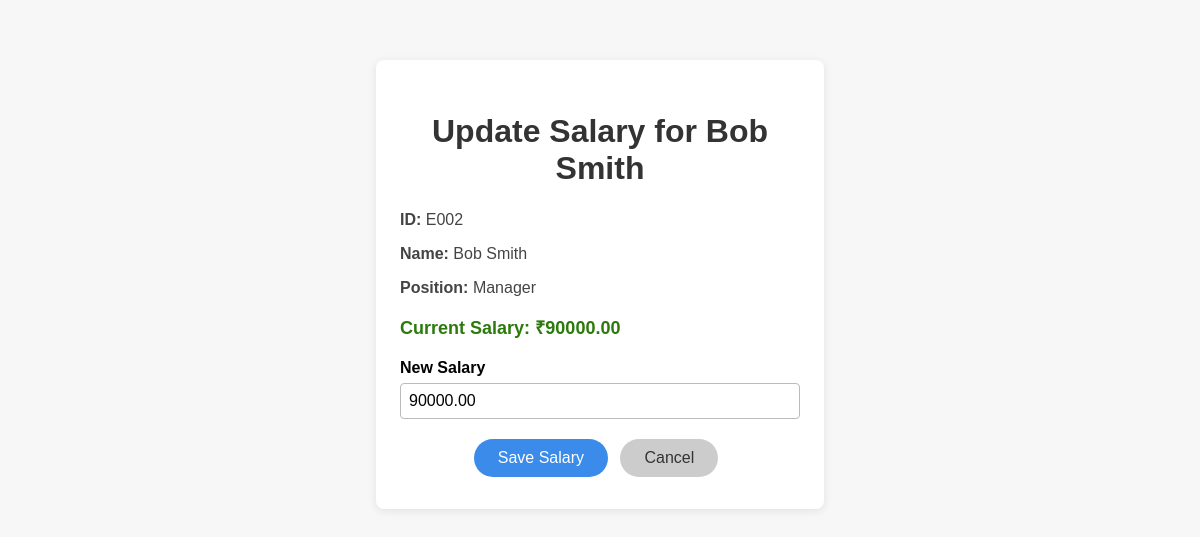
/employees/salary/2/, run on an earlier commit of the app's database.
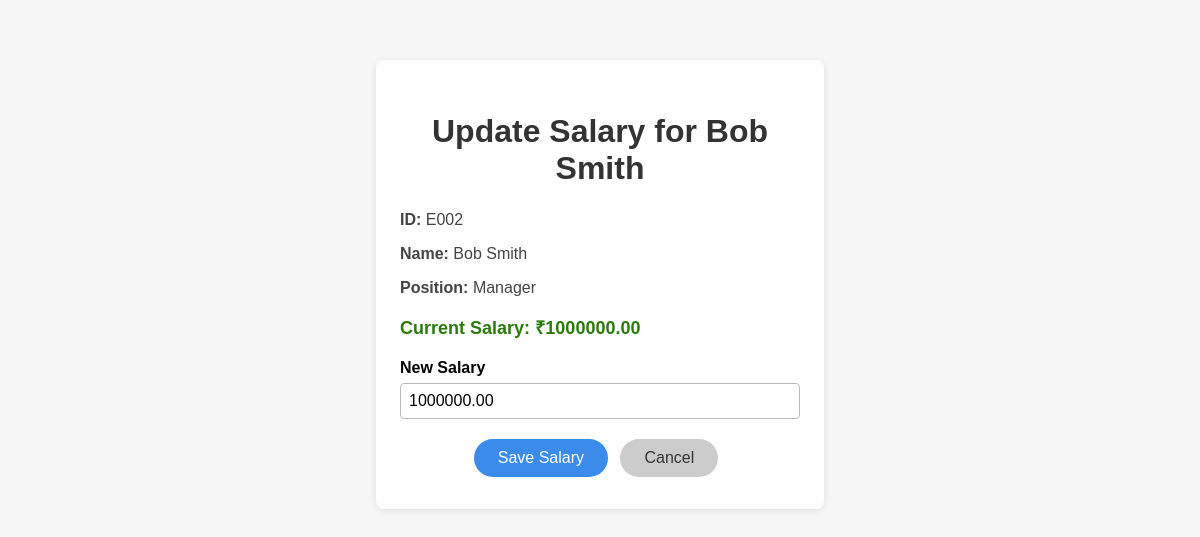
And on a later commit of the database.
### employees/models.py (models this page shows, shortened)
class Employee(models.Model):
    eid = models.CharField(max_length=10, unique=True)
    name = models.CharField(max_length=100)
    position = models.CharField(max_length=50)
    salary = models.DecimalField(max_digits=10, decimal_places=2)
    is_new = models.BooleanField(default=True)

### employees/views.py (the view)
# urls.py: path('salary/<int:pk>/', employee_salary_update_html, name='employee-salary-update-html'),
def employee_salary_update_html(request, pk):
    employee = get_object_or_404(Employee, pk=pk)
    class SalaryForm(forms.ModelForm):
        class Meta:
            model = Employee
            fields = ['salary']
    if request.method == 'POST':
        form = SalaryForm(request.POST, instance=employee)
        if form.is_valid():
            form.save()
            return redirect('employee-list-html')
    else:
        form = SalaryForm(instance=employee)
    return render(request, 'employees/employee_salary.html', {'form': form, 'employee': employee})

### employees/views.py
    class SalaryForm(forms.ModelForm):
        class Meta:
            model = Employee
            fields = ['salary']

### employees/templates/employees/employee_salary.html (shortened to what this page needs)
<!DOCTYPE html>
<html>
<head>
</head>
<body>
    <div class="form-container">
        <h1>Update Salary for {{ employee.name }}</h1>
        <div class="employee-info">
            <p><strong>ID:</strong> {{ employee.eid }}</p>
            <p><strong>Name:</strong> {{ employee.name }}</p>
            <p><strong>Position:</strong> {{ employee.position }}</p>
            <p class="current-salary">Current Salary: ₹{{ employee.salary }}</p>
        </div>
        <form method="post">
            <label for="id_salary">New Salary</label>
            {{ form.salary }}
            <button type="submit">Save Salary</button>
            <a href="/api/list/" class="cancel-btn">Cancel</a>
        </form>
    </div>
</body>
</html>

### employees/templates/employees/employee_salary.html (style rules this page uses)
body { background: #f7f7f7; font-family: Arial, sans-serif; }
.form-container { max-width: 400px; margin: 60px auto; background: #fff; padding: 32px 24px; border-radius: 8px; box-shadow: 0 2px 10px rgba(0,0,0,0.09); text-align: center; }
h1 { margin-bottom: 24px; color: #333; }
.employee-info { text-align: left; margin-bottom: 20px; font-size: 16px; color: #444; }
.current-salary { font-weight: bold; font-size: 18px; margin-bottom: 12px; color: #2b7a0b; }
label { font-weight: bold; display: block; margin-bottom: 6px; margin-top: 12px; text-align: left; }
input[type="number"] { width: 100%; padding: 8px; border-radius: 4px; border: 1px solid #bbb; box-sizing: border-box; font-size: 16px; }
button, .cancel-btn { padding: 10px 24px; border-radius: 24px; font-size: 16px; cursor: pointer; border: none; margin: 20px 8px 0 0; text-decoration: none; display: inline-block; }
button { background: #3b8beb; color: #fff; transition: background 0.2s; }
.cancel-btn { background: #ccc; color: #333; }

What changed in the data, as far as the page shows it:
changed Employee "Bob Smith": salary "90000.00" → "1000000.00"
